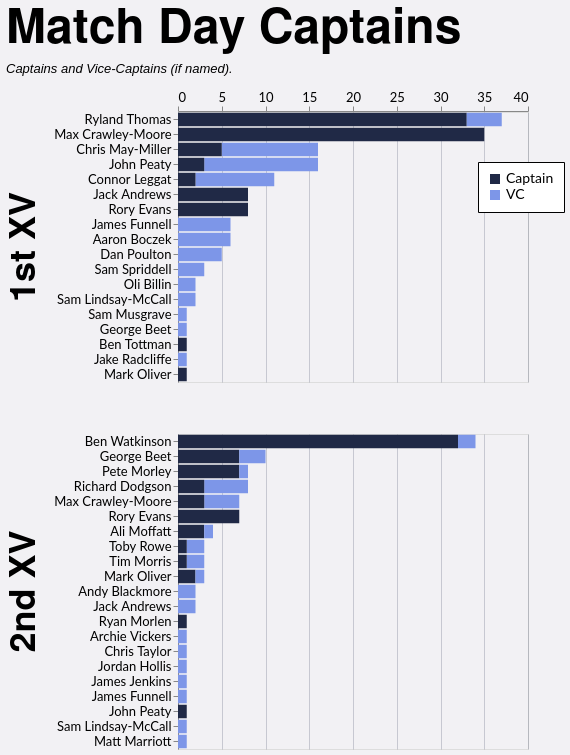

This figure's Vega-Lite source:
### Vega-Lite specification from a JSON file in a GitHub repository (floating-point values rounded to 4 significant figures)
{"config": {"axis": {"labelFont": "Lato, sans-serif", "titleFont": "PT Sans Narrow, Helvetica Neue, Helvetica, Arial, sans-serif", "labelFontSize": 13, "titleFontSize": 24, "gridColor": "#202947", "gridOpacity": 0.2}, "header": {"labelFont": "PT Sans Narrow, Helvetica Neue, Helvetica, Arial, sans-serif", "titleFont": "PT Sans Narrow, Helvetica Neue, Helvetica, Arial, sans-serif", "labelFontSize": 24, "titleFontSize": 28, "labelFontWeight": "bold", "orient": "left"}, "legend": {"labelFont": "Lato, sans-serif", "titleFont": "PT Sans Narrow, Helvetica Neue, Helvetica, Arial, sans-serif", "labelFontSize": 14, "titleFontSize": 16, "titlePadding": 5, "fillColor": "white", "strokeColor": "black", "padding": 10, "titleFontWeight": "lighter", "titleFontStyle": "italic", "titleColor": "gray", "offset": 10}, "title": {"font": "PT Sans Narrow, Helvetica Neue, Helvetica, Arial, sans-serif", "fontSize": 48, "fontWeight": "bold", "anchor": "start", "align": "center", "titlePadding": 20, "subtitlePadding": 10, "subtitleFontSize": 13, "subtitleColor": "", "subtitleFontStyle": "italic", "offset": 15, "color": "black"}, "axisX": {"labelAngle": 0}, "facet": {"title": null, "header": null, "align": {"row": "each", "column": "each"}}, "resolve": {"scale": {"y": "independent", "facet": "independent"}}, "background": "#f2f1f4"}, "data": {"name": "data-a40448b16786b22e1a8cb46f5fe7c10a"}, "mark": {"type": "bar"}, "encoding": {"color": {"field": "is_captain", "legend": {"labelExpr": "datum.value ? 'Captain' : 'VC'", "legendX": 300, "legendY": 50, "orient": "none", "title": null}, "scale": {"domain": [true, false], "range": ["#202946", "#7d96e8"]}, "type": "nominal"}, "order": {"field": "is_captain", "sort": "descending", "type": "nominal"}, "row": {"field": "squad", "header": {"labelExpr": "datum.value + ' XV'", "labelFontSize": 36, "title": null}, "spacing": 50, "title": null, "type": "nominal"}, "tooltip": [{"field": "player", "type": "nominal"}, {"field": "squad", "type": "nominal"}, {"aggregate": "sum", "field": "games", "type": "quantitative"}, {"field": "is_captain", "type": "nominal"}], "x": {"aggregate": "sum", "axis": {"orient": "top", "title": null}, "field": "games", "type": "quantitative"}, "y": {"field": "player", "sort": "-x", "title": null, "type": "nominal"}}, "height": {"step": 15}, "resolve": {"scale": {"y": "independent"}}, "title": {"text": "Match Day Captains", "subtitle": "Captains and Vice-Captains (if named)."}, "width": 350, "$schema": "https://vega.github.io/schema/vega-lite/v5.20.1.json", "datasets": {"data-a40448b16786b22e1a8cb46f5fe7c10a": [{"player": "Ryland Thomas", "squad": "1st", "season": "2024/25", "game_type": "League", "is_captain": true, "games": 15}, {"player": "Max Crawley-Moore", "squad": "1st", "season": "2022/23", "game_type": "League", "is_captain": true, "games": 15}, {"player": "Ryland Thomas", "squad": "1st", "season": "2023/24", "game_type": "League", "is_captain": true, "games": 13}, {"player": "Ben Watkinson", "squad": "2nd", "season": "2021/22", "game_type": "League", "is_captain": true, "games": 9}, {"player": "Chris May-Miller", "squad": "1st", "season": "2024/25", "game_type": "League", "is_captain": false, "games": 9}, {"player": "Ben Watkinson", "squad": "2nd", "season": "2023/24", "game_type": "League", "is_captain": true, "games": 9}, {"player": "Connor Leggat", "squad": "1st", "season": "2023/24", "game_type": "League", "is_captain": false, "games": 9}, {"player": "Ben Watkinson", "squad": "2nd", "season": "2022/23", "game_type": "League", "is_captain": true, "games": 9}, {"player": "Max Crawley-Moore", "squad": "1st", "season": "2021/22", "game_type": "League", "is_captain": true, "games": 8}, {"player": "Dan Poulton", "squad": "1st", "season": "2023/24", "game_type": "League", "is_captain": false, "games": 5}, {"player": "Jack Andrews", "squad": "1st", "season": "2021/22", "game_type": "Friendly", "is_captain": true, "games": 5}, {"player": "Chris May-Miller", "squad": "1st", "season": "2024/25", "game_type": "League", "is_captain": true, "games": 5}, {"player": "Max Crawley-Moore", "squad": "1st", "season": "2023/24", "game_type": "League", "is_captain": true, "games": 5}, {"player": "Rory Evans", "squad": "1st", "season": "2025/26", "game_type": "League", "is_captain": true, "games": 5}, {"player": "John Peaty", "squad": "1st", "season": "2021/22", "game_type": "League", "is_captain": false, "games": 4}, {"player": "Pete Morley", "squad": "2nd", "season": "2024/25", "game_type": "League", "is_captain": true, "games": 4}, {"player": "Max Crawley-Moore", "squad": "2nd", "season": "2023/24", "game_type": "League", "is_captain": false, "games": 4}, {"player": "John Peaty", "squad": "1st", "season": "2022/23", "game_type": "League", "is_captain": false, "games": 4}, {"player": "George Beet", "squad": "2nd", "season": "2025/26", "game_type": "League", "is_captain": true, "games": 3}, {"player": "Max Crawley-Moore", "squad": "1st", "season": "2022/23", "game_type": "Cup", "is_captain": true, "games": 3}, {"player": "Ryland Thomas", "squad": "1st", "season": "2023/24", "game_type": "Cup", "is_captain": true, "games": 3}, {"player": "Richard Dodgson", "squad": "2nd", "season": "2022/23", "game_type": "League", "is_captain": false, "games": 3}, {"player": "Rory Evans", "squad": "2nd", "season": "2024/25", "game_type": "Friendly", "is_captain": true, "games": 3}, {"player": "Ryland Thomas", "squad": "1st", "season": "2023/24", "game_type": "League", "is_captain": false, "games": 3}, {"player": "Sam Spriddell", "squad": "1st", "season": "2024/25", "game_type": "League", "is_captain": false, "games": 3}, {"player": "John Peaty", "squad": "1st", "season": "2024/25", "game_type": "League", "is_captain": false, "games": 3}, {"player": "Pete Morley", "squad": "2nd", "season": "2024/25", "game_type": "Friendly", "is_captain": true, "games": 3}, {"player": "Jack Andrews", "squad": "1st", "season": "2021/22", "game_type": "League", "is_captain": true, "games": 3}, {"player": "Rory Evans", "squad": "2nd", "season": "2024/25", "game_type": "League", "is_captain": true, "games": 3}, {"player": "James Funnell", "squad": "1st", "season": "2021/22", "game_type": "Friendly", "is_captain": false, "games": 3}, {"player": "Ben Watkinson", "squad": "2nd", "season": "2021/22", "game_type": "Friendly", "is_captain": true, "games": 2}, {"player": "Max Crawley-Moore", "squad": "2nd", "season": "2024/25", "game_type": "League", "is_captain": true, "games": 2}, {"player": "Toby Rowe", "squad": "2nd", "season": "2021/22", "game_type": "League", "is_captain": false, "games": 2}, {"player": "James Funnell", "squad": "1st", "season": "2021/22", "game_type": "League", "is_captain": false, "games": 2}, {"player": "George Beet", "squad": "2nd", "season": "2024/25", "game_type": "League", "is_captain": true, "games": 2}, {"player": "Chris May-Miller", "squad": "1st", "season": "2024/25", "game_type": "Cup", "is_captain": false, "games": 2}, {"player": "Aaron Boczek", "squad": "1st", "season": "2025/26", "game_type": "League", "is_captain": false, "games": 2}, {"player": "George Beet", "squad": "2nd", "season": "2025/26", "game_type": "Cup", "is_captain": true, "games": 2}, {"player": "Andy Blackmore", "squad": "2nd", "season": "2021/22", "game_type": "League", "is_captain": false, "games": 2}, {"player": "Tim Morris", "squad": "2nd", "season": "2023/24", "game_type": "League", "is_captain": false, "games": 2}, {"player": "Max Crawley-Moore", "squad": "1st", "season": "2021/22", "game_type": "Cup", "is_captain": true, "games": 2}, {"player": "Ben Watkinson", "squad": "2nd", "season": "2022/23", "game_type": "Friendly", "is_captain": true, "games": 2}, {"player": "Richard Dodgson", "squad": "2nd", "season": "2021/22", "game_type": "League", "is_captain": false, "games": 2}, {"player": "Jack Andrews", "squad": "2nd", "season": "2023/24", "game_type": "League", "is_captain": false, "games": 2}, {"player": "Ryland Thomas", "squad": "1st", "season": "2024/25", "game_type": "Cup", "is_captain": true, "games": 2}, {"player": "Rory Evans", "squad": "1st", "season": "2025/26", "game_type": "Cup", "is_captain": true, "games": 2}, {"player": "Ali Moffatt", "squad": "2nd", "season": "2021/22", "game_type": "League", "is_captain": true, "games": 2}, {"player": "Oli Billin", "squad": "1st", "season": "2023/24", "game_type": "Cup", "is_captain": false, "games": 1}, {"player": "Aaron Boczek", "squad": "1st", "season": "2023/24", "game_type": "Cup", "is_captain": false, "games": 1}, {"player": "Ryan Morlen", "squad": "2nd", "season": "2023/24", "game_type": "League", "is_captain": true, "games": 1}, {"player": "Max Crawley-Moore", "squad": "2nd", "season": "2023/24", "game_type": "League", "is_captain": true, "games": 1}, {"player": "Max Crawley-Moore", "squad": "1st", "season": "2023/24", "game_type": "Friendly", "is_captain": true, "games": 1}, {"player": "Sam Musgrave", "squad": "1st", "season": "2023/24", "game_type": "League", "is_captain": false, "games": 1}, {"player": "Richard Dodgson", "squad": "2nd", "season": "2022/23", "game_type": "Cup", "is_captain": true, "games": 1}, {"player": "Tim Morris", "squad": "2nd", "season": "2024/25", "game_type": "League", "is_captain": true, "games": 1}, {"player": "Archie Vickers", "squad": "2nd", "season": "2023/24", "game_type": "Friendly", "is_captain": false, "games": 1}, {"player": "John Peaty", "squad": "1st", "season": "2021/22", "game_type": "Cup", "is_captain": false, "games": 1}, {"player": "Aaron Boczek", "squad": "1st", "season": "2023/24", "game_type": "League", "is_captain": false, "games": 1}, {"player": "Aaron Boczek", "squad": "1st", "season": "2025/26", "game_type": "Cup", "is_captain": false, "games": 1}, {"player": "Mark Oliver", "squad": "2nd", "season": "2023/24", "game_type": "Friendly", "is_captain": true, "games": 1}, {"player": "George Beet", "squad": "1st", "season": "2025/26", "game_type": "Friendly", "is_captain": false, "games": 1}, {"player": "Ali Moffatt", "squad": "2nd", "season": "2021/22", "game_type": "Cup", "is_captain": true, "games": 1}, {"player": "James Funnell", "squad": "1st", "season": "2025/26", "game_type": "Friendly", "is_captain": false, "games": 1}, {"player": "Chris Taylor", "squad": "2nd", "season": "2021/22", "game_type": "Friendly", "is_captain": false, "games": 1}, {"player": "George Beet", "squad": "2nd", "season": "2024/25", "game_type": "League", "is_captain": false, "games": 1}, {"player": "Ben Watkinson", "squad": "2nd", "season": "2023/24", "game_type": "Friendly", "is_captain": true, "games": 1}, {"player": "John Peaty", "squad": "1st", "season": "2024/25", "game_type": "League", "is_captain": true, "games": 1}, {"player": "Oli Billin", "squad": "1st", "season": "2023/24", "game_type": "Friendly", "is_captain": false, "games": 1}, {"player": "George Beet", "squad": "2nd", "season": "2021/22", "game_type": "League", "is_captain": false, "games": 1}, {"player": "Rory Evans", "squad": "1st", "season": "2025/26", "game_type": "Friendly", "is_captain": true, "games": 1}, {"player": "Richard Dodgson", "squad": "2nd", "season": "2021/22", "game_type": "League", "is_captain": true, "games": 1}, {"player": "George Beet", "squad": "2nd", "season": "2024/25", "game_type": "Friendly", "is_captain": false, "games": 1}, {"player": "John Peaty", "squad": "1st", "season": "2022/23", "game_type": "League", "is_captain": true, "games": 1}, {"player": "Ben Tottman", "squad": "1st", "season": "2024/25", "game_type": "League", "is_captain": true, "games": 1}, {"player": "Aaron Boczek", "squad": "1st", "season": "2022/23", "game_type": "League", "is_captain": false, "games": 1}, {"player": "Ryland Thomas", "squad": "1st", "season": "2023/24", "game_type": "Cup", "is_captain": false, "games": 1}, {"player": "Jordan Hollis", "squad": "2nd", "season": "2021/22", "game_type": "League", "is_captain": false, "games": 1}, {"player": "Richard Dodgson", "squad": "2nd", "season": "2022/23", "game_type": "League", "is_captain": true, "games": 1}, {"player": "John Peaty", "squad": "1st", "season": "2021/22", "game_type": "Friendly", "is_captain": false, "games": 1}, {"player": "Sam Lindsay-McCall", "squad": "1st", "season": "2021/22", "game_type": "Friendly", "is_captain": false, "games": 1}, {"player": "Ali Moffatt", "squad": "2nd", "season": "2021/22", "game_type": "League", "is_captain": false, "games": 1}, {"player": "Toby Rowe", "squad": "2nd", "season": "2021/22", "game_type": "Cup", "is_captain": true, "games": 1}, {"player": "Sam Lindsay-McCall", "squad": "1st", "season": "2023/24", "game_type": "Friendly", "is_captain": false, "games": 1}, {"player": "Jake Radcliffe", "squad": "1st", "season": "2025/26", "game_type": "Cup", "is_captain": false, "games": 1}, {"player": "John Peaty", "squad": "1st", "season": "2023/24", "game_type": "League", "is_captain": true, "games": 1}, {"player": "James Jenkins", "squad": "2nd", "season": "2022/23", "game_type": "Friendly", "is_captain": false, "games": 1}, {"player": "James Funnell", "squad": "2nd", "season": "2023/24", "game_type": "League", "is_captain": false, "games": 1}, {"player": "Rory Evans", "squad": "2nd", "season": "2024/25", "game_type": "Cup", "is_captain": true, "games": 1}, {"player": "Connor Leggat", "squad": "1st", "season": "2023/24", "game_type": "Friendly", "is_captain": true, "games": 1}, {"player": "Mark Oliver", "squad": "1st", "season": "2023/24", "game_type": "Cup", "is_captain": true, "games": 1}, {"player": "John Peaty", "squad": "2nd", "season": "2024/25", "game_type": "League", "is_captain": true, "games": 1}, {"player": "Pete Morley", "squad": "2nd", "season": "2021/22", "game_type": "League", "is_captain": false, "games": 1}, {"player": "Mark Oliver", "squad": "2nd", "season": "2023/24", "game_type": "League", "is_captain": false, "games": 1}, {"player": "Sam Lindsay-McCall", "squad": "2nd", "season": "2024/25", "game_type": "Friendly", "is_captain": false, "games": 1}, {"player": "Matt Marriott", "squad": "2nd", "season": "2021/22", "game_type": "League", "is_captain": false, "games": 1}, {"player": "Max Crawley-Moore", "squad": "1st", "season": "2021/22", "game_type": "Friendly", "is_captain": true, "games": 1}, {"player": "Connor Leggat", "squad": "1st", "season": "2023/24", "game_type": "League", "is_captain": true, "games": 1}, {"player": "Mark Oliver", "squad": "2nd", "season": "2023/24", "game_type": "League", "is_captain": true, "games": 1}, {"player": "Ben Watkinson", "squad": "2nd", "season": "2021/22", "game_type": "Cup", "is_captain": false, "games": 1}, {"player": "Ben Watkinson", "squad": "2nd", "season": "2022/23", "game_type": "League", "is_captain": false, "games": 1}]}}
